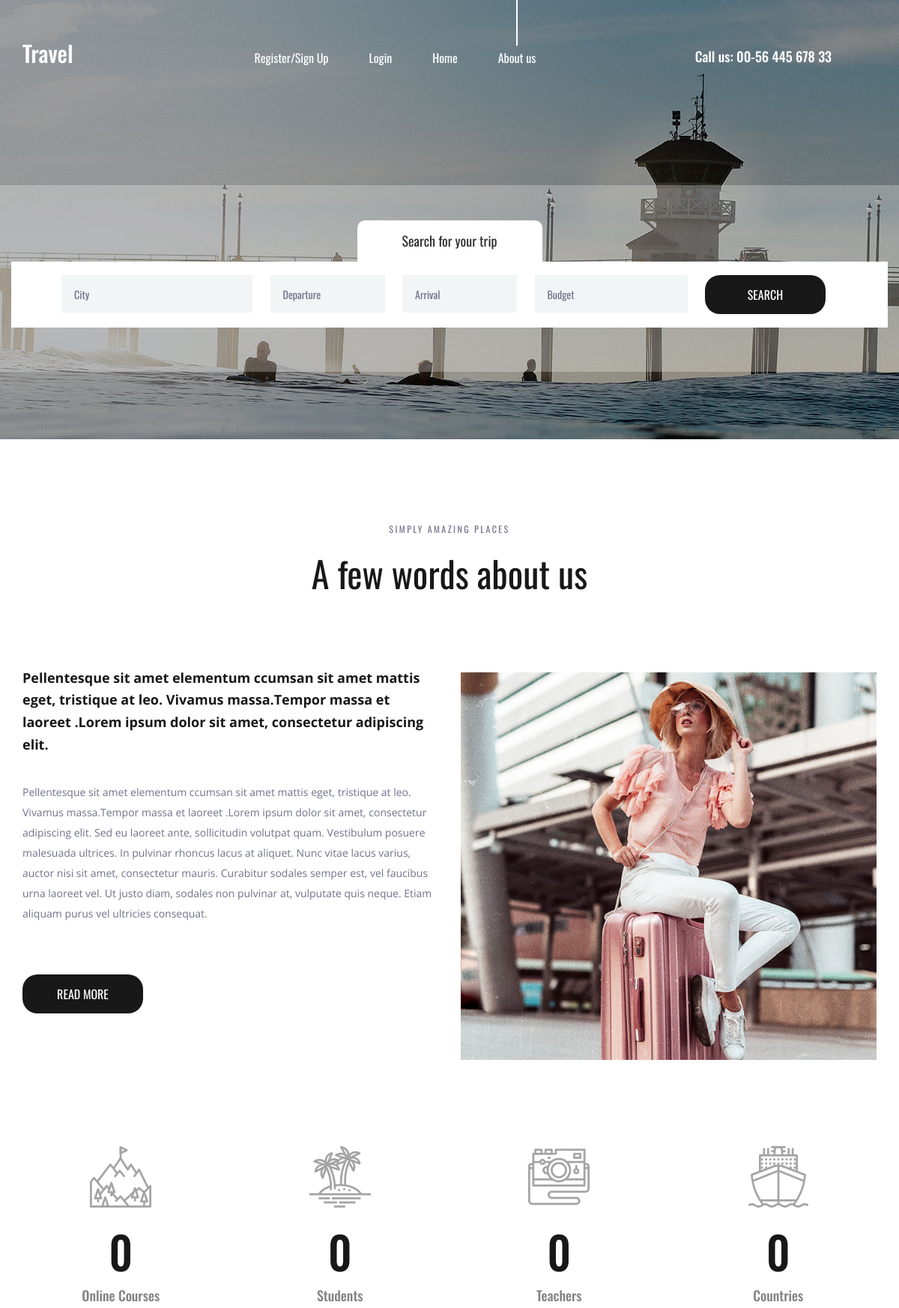
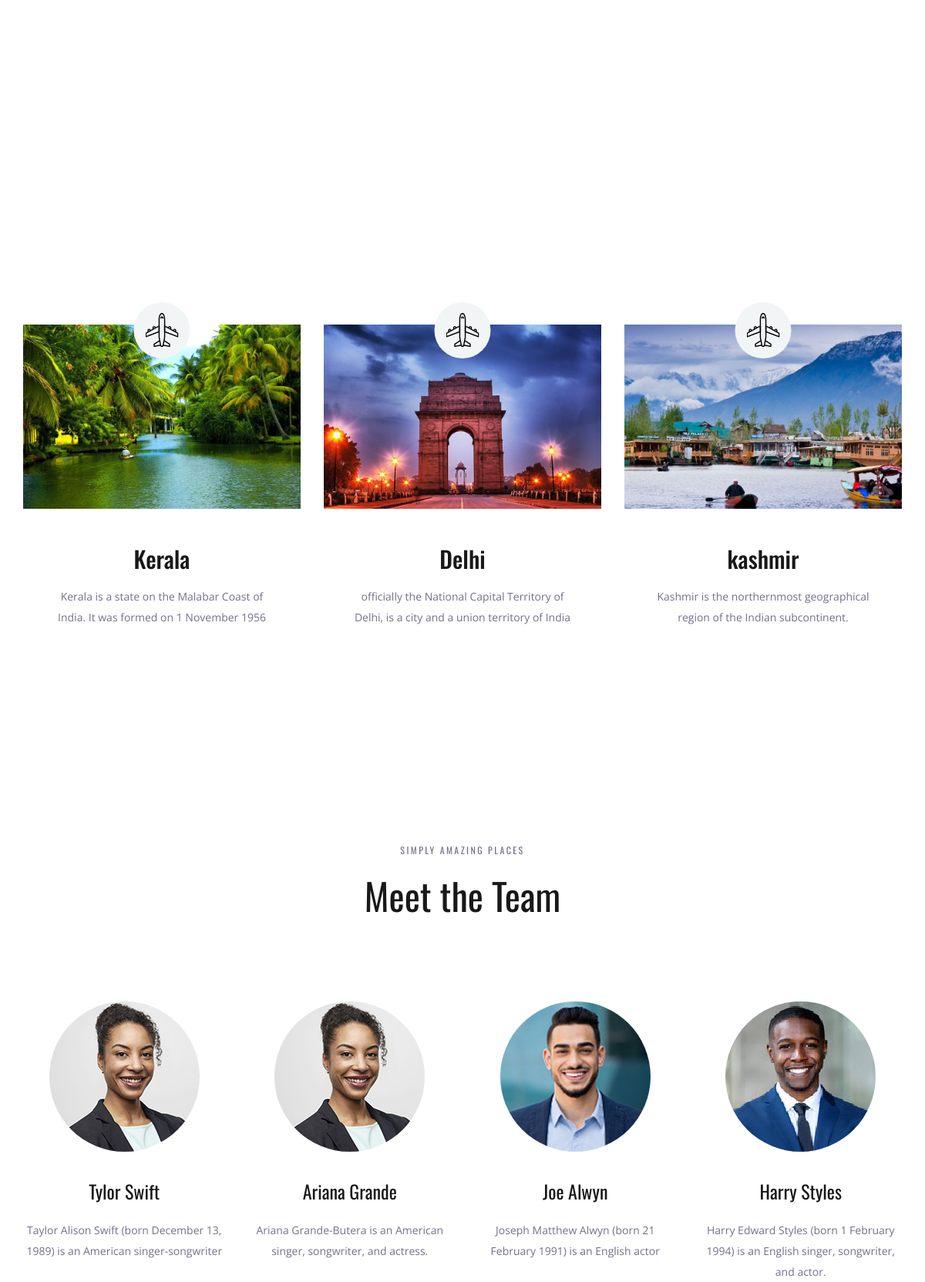
The page / (upper part) on the database its author committed (2 pictures, top to bottom).
### travelapp/models.py (models this page shows, shortened)
class Palce(models.Model):
    name = models.CharField(max_length=250)
    img = models.ImageField(upload_to='pics')
    desc = models.TextField()

class Details(models.Model):
    name = models.CharField(max_length=250)
    img = models.ImageField(upload_to='pics')
    des = models.TextField()

### travelapp/views.py (the view)
# urls.py: path('',views.demo,name='demo')
def demo(request):
    obj=Palce.objects.all()
    obj1=Details.objects.all()
    return render(request,"index.html",{'result':obj,'resu':obj1})

### templates/index.html (shortened to what this page needs)
{% load static %}
<!DOCTYPE html>
<html lang="en">
<head>
<link rel="stylesheet" type="text/css" href="{% static 'styles/bootstrap4/bootstrap.min.css' %}">
<link href="{% static 'plugins/font-awesome-4.7.0/css/font-awesome.min.css' %}" rel="stylesheet" type="text/css">
<link rel="stylesheet" type="text/css" href="{% static 'plugins/OwlCarousel2-2.2.1/owl.carousel.css' %}">
<link rel="stylesheet" type="text/css" href="{% static 'plugins/OwlCarousel2-2.2.1/owl.theme.default.css' %}">
<link rel="stylesheet" type="text/css" href="{% static 'plugins/OwlCarousel2-2.2.1/animate.css' %}">
<link rel="stylesheet" type="text/css" href="{% static 'styles/about.css' %}">
<link rel="stylesheet" type="text/css" href="{% static 'styles/about_responsive.css' %}">
</head>
<body>
<div class="super_container">
	<header class="header">
		<div class="container">
			<div class="row">
				<div class="col">
					<div class="header_content d-flex flex-row align-items-center justify-content-start">
						<div class="header_content_inner d-flex flex-row align-items-end justify-content-start">
							<div class="logo"><a href="index.html">Travel</a></div>
							<nav class="main_nav">
								<ul class="d-flex flex-row align-items-start justify-content-start">
									{% if user.is_authenticated %}
									<li>Hello {{user.username}}</li>
									<li><a href="credentials/logout">logout</a></li>
									{% else %}
									<li><a href="credentials/register">Register/Sign Up</a></li>
									<li><a href="credentials/login">Login</a></li>
									<li><a href="index.html">Home</a></li>
									<li class="active"><a href="about.html">About us</a></li>
									{% endif %}
								</ul>
							</nav>
							<div class="header_phone ml-auto">Call us: 00-56 445 678 33</div>
						</div>
					</div>
				</div>
			</div>
		</div>
	</header>
	<div class="home">
		<div class="background_image" style="background-image:url({% static 'images/about.jpg' %})"></div>
	</div>
	<div class="home_search">
		<div class="container">
			<div class="row">
				<div class="col">
					<div class="home_search_container">
						<div class="home_search_title">Search for your trip</div>
						<div class="home_search_content">
							<form action="#" class="home_search_form" id="home_search_form">
								<div class="d-flex flex-lg-row flex-column align-items-start justify-content-lg-between justify-content-start">
									<input type="text" class="search_input search_input_1" placeholder="City" required="required">
									<input type="text" class="search_input search_input_2" placeholder="Departure" required="required">
									<input type="text" class="search_input search_input_3" placeholder="Arrival" required="required">
									<input type="text" class="search_input search_input_4" placeholder="Budget" required="required">
									<button class="home_search_button">search</button>
								</div>
							</form>
						</div>
					</div>
				</div>
			</div>
		</div>
	</div>
	<div class="about">
		<div class="container">
			<div class="row">
				<div class="col text-center">
					<div class="section_subtitle">simply amazing places</div>
					<div class="section_title"><h2>A few words about us</h2></div>
				</div>
			</div>
			<div class="row about_row">
				<div class="col-lg-6">
					<div class="about_content">
						<div class="text_highlight">Pellentesque sit amet elementum ccumsan sit amet mattis eget, tristique at leo. Vivamus massa.Tempor massa et laoreet .Lorem ipsum dolor sit amet, consectetur adipiscing elit.</div>
						<div class="about_text">
							<p>Pellentesque sit amet elementum ccumsan sit amet mattis eget, tristique at leo. Vivamus massa.Tempor massa et laoreet .Lorem ipsum dolor sit amet, consectetur adipiscing elit. Sed eu laoreet ante, sollicitudin volutpat quam. Vestibulum posuere malesuada ultrices. In pulvinar rhoncus lacus at aliquet. Nunc vitae lacus varius, auctor nisi sit amet, consectetur mauris. Curabitur sodales semper est, vel faucibus urna laoreet vel. Ut justo diam, sodales non pulvinar at, vulputate quis neque. Etiam aliquam purus vel ultricies consequat.</p>
						</div>
						<div class="button about_button"><a href="#">read more</a></div>
					</div>
				</div>
				<div class="col-lg-6">
					<div class="about_image"><img src="{% static 'images/about_1.jpg' %}" alt=""></div>
				</div>
			</div>
		</div>
	</div>
	<div class="milestones">
		<div class="container">
			<div class="row">
				<div class="col-lg-3 milestone_col">
					<div class="milestone text-center">
						<div class="milestone_icon"><img src="{% static 'images/mountain.svg' %}" alt=""></div>
						<div class="milestone_counter" data-end-value="17">0</div>
						<div class="milestone_text">Online Courses</div>
					</div>
				</div>
				<div class="col-lg-3 milestone_col">
					<div class="milestone text-center">
						<div class="milestone_icon"><img src="{% static 'images/island.svg' %}" alt=""></div>
						<div class="milestone_counter" data-end-value="213">0</div>
						<div class="milestone_text">Students</div>
					</div>
				</div>
				<div class="col-lg-3 milestone_col">
					<div class="milestone text-center">
						<div class="milestone_icon"><img src="{% static 'images/camera.svg' %}" alt=""></div>
						<div class="milestone_counter" data-end-value="11923">0</div>
						<div class="milestone_text">Teachers</div>
					</div>
				</div>
				<div class="col-lg-3 milestone_col">
					<div class="milestone text-center">
						<div class="milestone_icon"><img src="{% static 'images/boat.svg' %}" alt=""></div>
						<div class="milestone_counter" data-end-value="15">0</div>
						<div class="milestone_text">Countries</div>
					</div>
				</div>
			</div>
		</div>
	</div>
	<div class="why">
		<div class="parallax_background parallax-window" data-parallax="scroll" data-image-src="{% static 'images/why.jpg' %}" data-speed="0.8"></div>
		<div class="container">
			<div class="row">
				<div class="col text-center">
					<div class="section_subtitle">simply amazing places</div>
					<div class="section_title"><h2>Why choose us?</h2></div>
				</div>
			</div>
			<div class="row why_row">
				{% for i in result %}
				<div class="col-lg-4 why_col">
					<div class="why_item">
						<div class="why_image">
							<img src="{{i.img.url}}" alt="">
							<div class="why_icon d-flex flex-column align-items-center justify-content-center">
								<img src="{% static 'images/why_1.svg' %}" alt="">
							</div>
						</div>
						<div class="why_content text-center">
							<div class="why_title">{{i.name}}</div>
							<div class="why_text">
								<p>{{i.desc}}</p>
							</div>
						</div>
					</div>
				</div>
				{% endfor %}
			</div>
		</div>
	</div>
	<div class="team">
		<div class="container">
			<div class="row">
				<div class="col text-center">
					<div class="section_subtitle">simply amazing places</div>
					<div class="section_title"><h2>Meet the Team</h2></div>
				</div>
			</div>
			<div class="row team_row">
				{% for j in resu %}
				<div class="col-xl-3 col-md-6 team_col">
					<div class="team_item d-flex flex-column align-items-center justify-content-start text-center">
						<div class="team_image"><img src="{{j.img.url}}" alt=""></div>
						<div class="team_content">
							<div class="team_title"><a href="#">{{j.name}}</a></div>
							<div class="team_text">
								<p>{{j.des}}</p>
							</div>
						</div>
					</div>
				</div>
				{% endfor %}
			</div>
		</div>
	</div>
</div>
</body>
</html>

### rows shown on the page
Palce: img (picture), name "Kerala", desc "Kerala is a state on the Malabar Coast of India. It was formed on 1 November 1956"
Palce: img (picture), name "Delhi", desc "officially the National Capital Territory of Delhi, is a city and a union territory of India"
Palce: img (picture), name "kashmir", desc "Kashmir is the northernmost geographical region of the Indian subcontinent."
Details: img (picture), name "Tylor Swift", des "Taylor Alison Swift (born December 13, 1989) is an American singer-songwriter"
Details: img (picture), name "Ariana Grande", des "Ariana Grande-Butera is an American singer, songwriter, and actress."
Details: img (picture), name "Joe Alwyn", des "Joseph Matthew Alwyn (born 21 February 1991) is an English actor"
Details: img (picture), name "Harry Styles", des "Harry Edward Styles (born 1 February 1994) is an English singer, songwriter, and actor."
